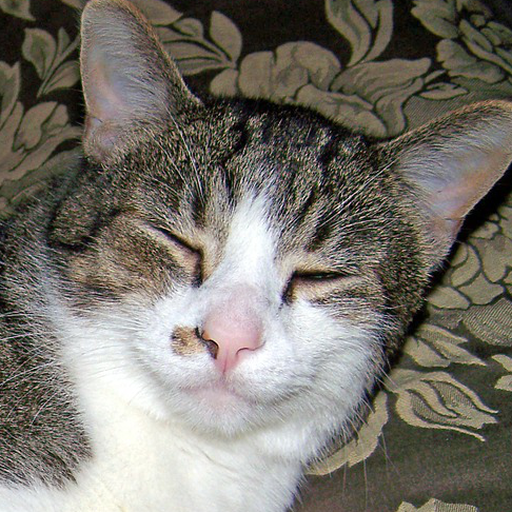
#> input picture src/cycle-diffusion/images/source/cat_org/img_cat_org_1.png, 512 x 512 px; its folder holds only this picture in this run
$ jupyter execute --allow-errors RQ1_1.ipynb   (shell and % lines are left out)
#> lines starting #> are read from the running program, lines starting #| are printed output that depends on the picture; after the words box and inside, x2 and y2 are one past the last pixel; in counts of white or black regions, pixels touching at a corner belong together
# Group 12 Mini-project: Research Question 1_1

[cell 1]
%cd ../src/cycle-diffusion

## Run

[cell 2]
import cv2
import matplotlib.pyplot as plt
import numpy as np
from skimage.io import imread
from skimage import color
from PIL import Image
import os
from tqdm import tqdm
import csv
import re

def pass_filter(img, ftype, radius=32):
    # do dft saving as complex output
    dft = np.fft.fft2(img, axes=(0,1))

    # apply shift of origin to center of image
    dft_shift = np.fft.fftshift(dft)

    # generate spectrum from magnitude image (for viewing only)
    mag = np.abs(dft_shift)
    spec = np.log(mag) / 20

    # create circle mask
    mask = np.zeros_like(img)
    cy = mask.shape[0] // 2
    cx = mask.shape[1] // 2
    cv2.circle(mask, (cx,cy), radius, (255,255,255), -1)[0]
    if ftype == 'high':
        mask = 255 - mask

    # blur the mask
    mask = cv2.GaussianBlur(mask, (19,19), 0)

    # apply mask to dft_shift
    dft_shift_masked = np.multiply(dft_shift,mask) / 255


    # shift origin from center to upper left corner
    back_ishift = np.fft.ifftshift(dft_shift)
    back_ishift_masked = np.fft.ifftshift(dft_shift_masked)


    # do idft saving as complex output
    img_back = np.fft.ifft2(back_ishift, axes=(0,1))
    img_filtered = np.fft.ifft2(back_ishift_masked, axes=(0,1))

    # combine complex real and imaginary components to form (the magnitude for) the original image again
    img_back = np.abs(img_back).clip(0,255).astype(np.uint8)
    img_filtered = np.abs(img_filtered).clip(0,255).astype(np.uint8)

    if ftype == 'high':
        img_filtered = np.abs(3*img_filtered).clip(0,255).astype(np.uint8)
    else:
        img_filtered = np.abs(img_filtered).clip(0,255).astype(np.uint8)

    return img_filtered

### Plot and save images

#> (a cell that did not finish here is left out)

[cell 4]
# [20 lines left out: function plot_3_images, not called in this run]

#> (the rest of this cell did not finish here and is left out)

[cell 5]
folder_path = "images/source/cat_org/"
#> folder_path = 'images/source/cat_org/'
num_images = 50
count = 0

# Get a sorted list of filenames in the folder based on the numbers within them
sorted_file_list = sorted(os.listdir(folder_path), key=lambda x: int(re.findall(r'\d+', x)[0]))
#> sorted_file_list = ['img_cat_org_1.png']

for i, filename in tqdm(enumerate(sorted_file_list)):
    if count >= num_images: break

    if filename.endswith(".png"):

        image_path = os.path.join(folder_path, filename)
        image = imread(image_path)
#> image is the input picture: shape (512, 512, 3); mean R, G, B 120.6, 116.4, 108.1

        # Apply the high/low pass filter and save the images.
        img_cat_low = pass_filter(image, 'low', 5)
#> in pass_filter, `spec = np.log(mag) / 20`:
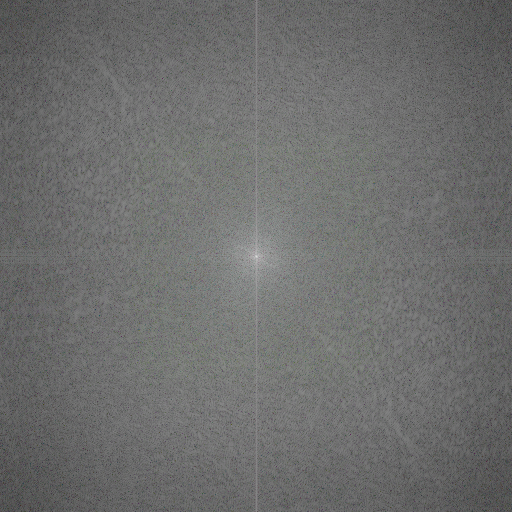
#> spec: shape (512, 512, 3) float64; mean of channels 0, 1, 2 0.43, 0.432, 0.429; drawn as R, G, B
#> in pass_filter, `cv2.circle(mask, (cx,cy), radius, (255,255,255), -1)[0]`:
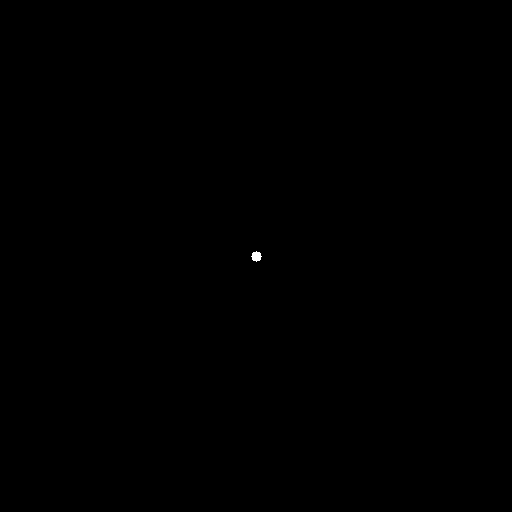
#> mask: shape (512, 512, 3); 0.03% white; 1 white region, box (x1, y1, x2, y2) and area: (251, 251, 262, 262) 81
#> in pass_filter, `img_filtered = np.abs(img_filtered).clip(0,255).astype(np.uint8)`:
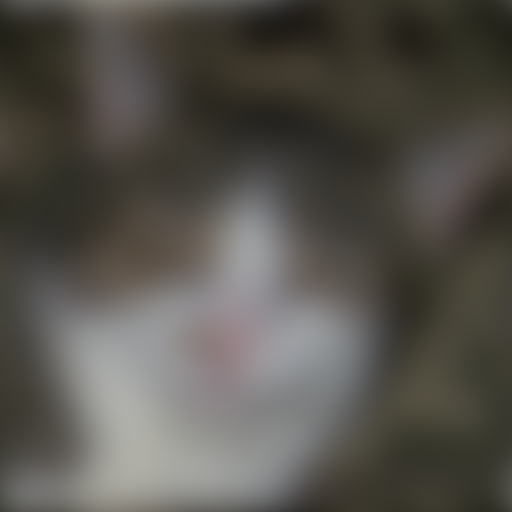
#> img_filtered: shape (512, 512, 3); mean of channels 0, 1, 2 86, 83.1, 77.1; drawn as R, G, B
        cat_low = Image.fromarray(img_cat_low)
        cat_low.save(f"images/source/cat_low/img_cat_low_{i}.png")

        img_cat_high = pass_filter(image, 'high', 10)
#> call 2 of pass_filter, with ftype = 'high', radius = 10
#> in pass_filter (call 2), `cv2.circle(mask, (cx,cy), radius, (255,255,255), -1)[0]`: mask: shape (512, 512, 3); 0.12% white; 1 white region, box (x1, y1, x2, y2) and area: (246, 246, 267, 267) 317
#> in pass_filter (call 2), `img_filtered = np.abs(img_filtered).clip(0,255).astype(np.uint8)`:
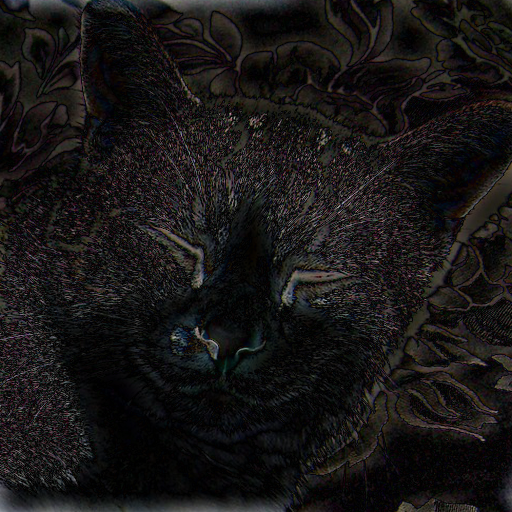
#> img_filtered: shape (512, 512, 3); mean of channels 0, 1, 2 23.6, 21.7, 21.4; drawn as R, G, B
#> in pass_filter (call 2), `img_filtered = np.abs(3*img_filtered).clip(0,255).astype(np.uint8)`:
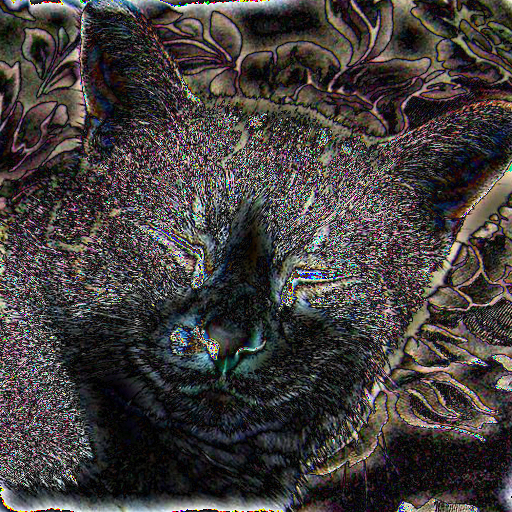
#> img_filtered: shape (512, 512, 3); mean of channels 0, 1, 2 66.6, 62, 60.9; drawn as R, G, B
        cat_high = Image.fromarray(img_cat_high)
        cat_high.save(f"images/source/cat_high/img_cat_high_{i}.png")

        count += 1

### Run cycle diffusion (DDPM)

[cell 6]
# Run to generate all dog images, can take multiple hours!
# !./experiment1_run.sh

### 1. Comparing generated images with images that were used as input
### using the Structural Similarity Index Measure (SSIM).

[cell 7]
from evaluation.utils import calculate_ssim

# Plot 2 images next to each other with the SSIM score printed underneath.
# [34 lines left out: functions plot_images, ssim_stats, not called in this run]

[cell 8]
# Get a (sorted) list of image file names in the folder
src_cat_files = sorted([f for f in os.listdir("images/source/cat_org/")], key=lambda x: int(re.findall(r'\d+', x)[0]))
#> (the rest of this cell did not finish here and is left out)

[cell 9]
# Select image number to show (number between 0 and 49)
im_num = 0

[cell 10]
# List to store the scores
ssim_high = []
ssim_low = []
ssim_src = []

# Calculate SSIM scores between the cats and the generated dogs.
#> (the rest of this cell did not finish here and is left out)

[cell 11]
print("SSIM Scores - Source cats vs generated dogs")
#> (the rest of this cell did not finish here and is left out)

### 2. Comparing generated high/low filtered dog images with dog images generated from the source

[cell 12]
# List to store the scores
scores_high = []
scores_low = []

# Calculate SSIM scores between original generated image and low / high pass filtered generated images
#> (the rest of this cell did not finish here and is left out)

[cell 13]
print("SSIM Scores - Generated images vs generated high pass filter images")
#> (the rest of this cell did not finish here and is left out)

[cell 14]
# Create a scatter plot
plt.scatter(scores_high, scores_low)

# Set plot title and labels
plt.title('SSIM Comparison: High pass vs Low pass')
plt.xlabel('SSIM High')
plt.ylabel('SSIM Low')

plt.xlim(0.1, 0.75)
plt.ylim(0.1, 0.75)

# Show the plot
plt.show()
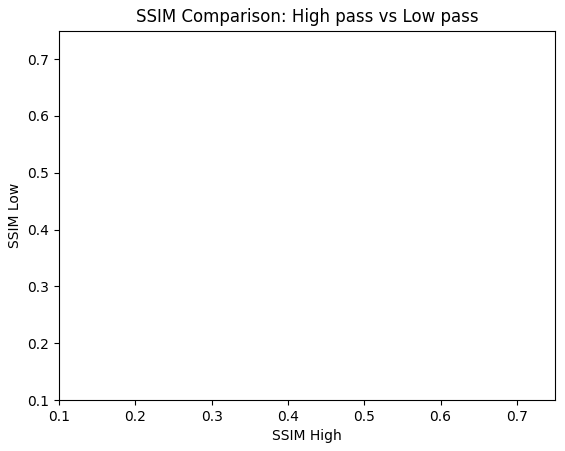
#> figure drawn by matplotlib, 1 panel

$ run again, on src/cycle-diffusion/images/source/cat_org/img_cat_org_14.png
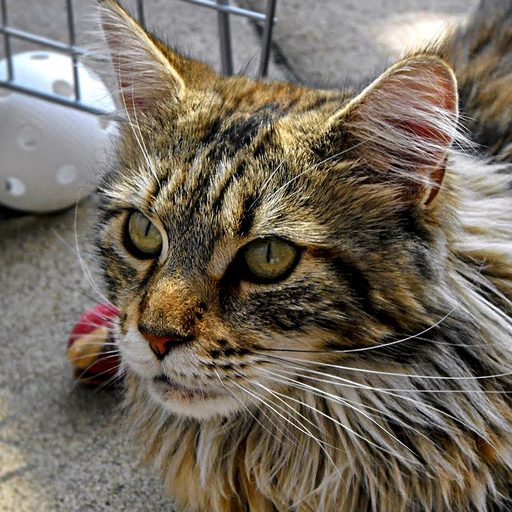
#> input picture src/cycle-diffusion/images/source/cat_org/img_cat_org_14.png, 512 x 512 px
#> folder_path = 'images/source/cat_org/'
#> sorted_file_list = ['img_cat_org_14.png']
#> image is the input picture: shape (512, 512, 3); mean R, G, B 116.4, 107.4, 94.9
#> in pass_filter, `spec = np.log(mag) / 20`:
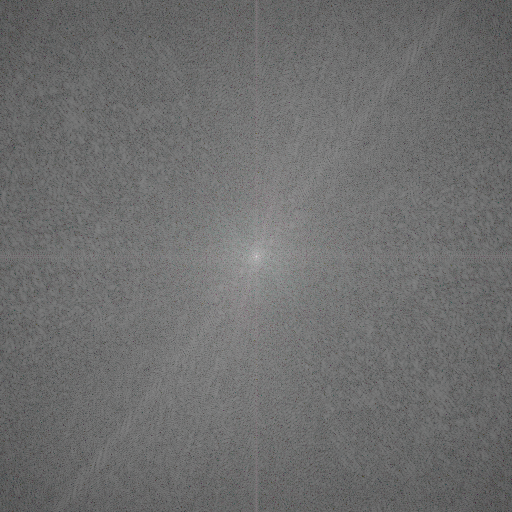
#> spec: shape (512, 512, 3) float64; mean of channels 0, 1, 2 0.434, 0.434, 0.434; drawn as R, G, B
#> mask: shape (512, 512, 3); 0.03% white; 1 white region, box (x1, y1, x2, y2) and area: (251, 251, 262, 262) 81
#> mask: shape (512, 512, 3); 0.12% white; 1 white region, box (x1, y1, x2, y2) and area: (246, 246, 267, 267) 317
#> in pass_filter (call 2), `img_filtered = np.abs(3*img_filtered).clip(0,255).astype(np.uint8)`:
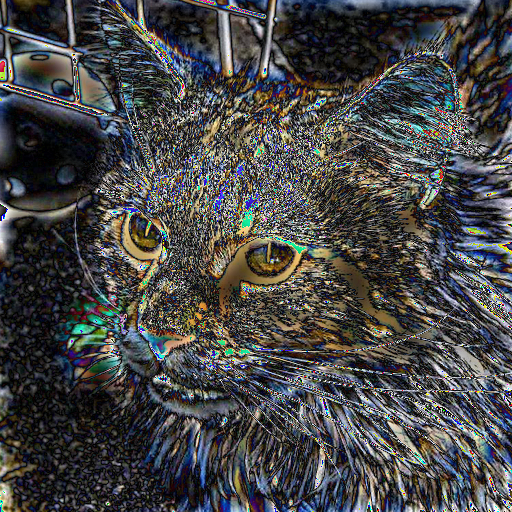
#> img_filtered: shape (512, 512, 3); mean of channels 0, 1, 2 70.5, 70.6, 71; drawn as R, G, B

$ run again, on src/cycle-diffusion/images/source/cat_org/img_cat_org_16.png
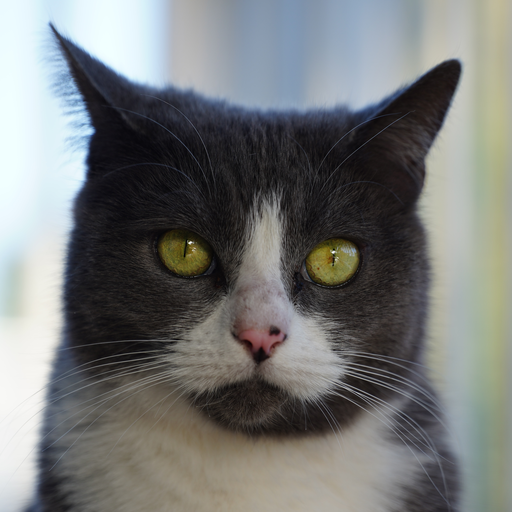
#> input picture src/cycle-diffusion/images/source/cat_org/img_cat_org_16.png, 512 x 512 px
#> folder_path = 'images/source/cat_org/'
#> sorted_file_list = ['img_cat_org_16.png']
#> image is the input picture: shape (512, 512, 3); mean R, G, B 117.9, 120, 119
#> in pass_filter, `spec = np.log(mag) / 20`:
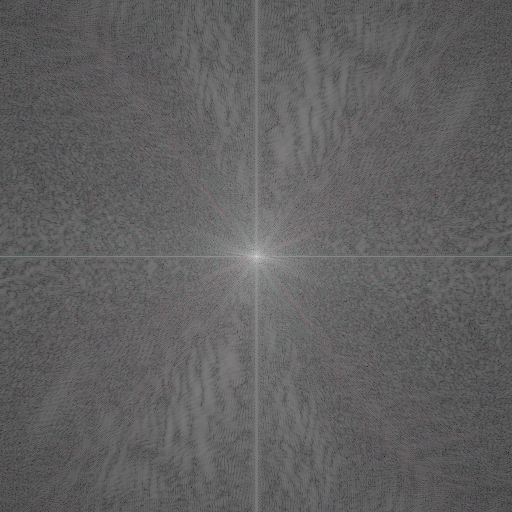
#> spec: shape (512, 512, 3) float64; mean of channels 0, 1, 2 0.382, 0.38, 0.382; drawn as R, G, B
#> mask: shape (512, 512, 3); 0.03% white; 1 white region, box (x1, y1, x2, y2) and area: (251, 251, 262, 262) 81
#> mask: shape (512, 512, 3); 0.12% white; 1 white region, box (x1, y1, x2, y2) and area: (246, 246, 267, 267) 317
#> in pass_filter (call 2), `img_filtered = np.abs(3*img_filtered).clip(0,255).astype(np.uint8)`:
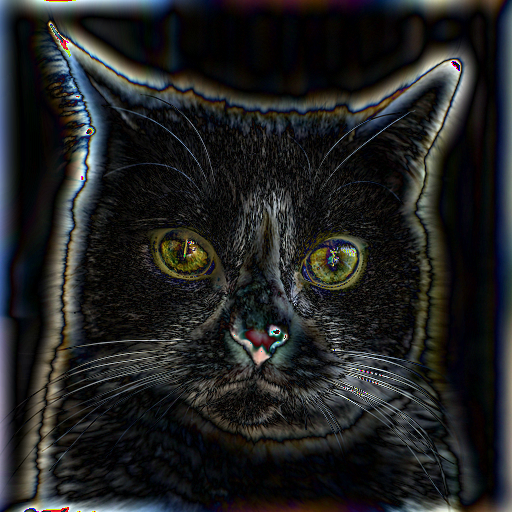
#> img_filtered: shape (512, 512, 3); mean of channels 0, 1, 2 32.9, 34, 34; drawn as R, G, B

$ run again, on src/cycle-diffusion/images/source/cat_org/img_cat_org_17.png
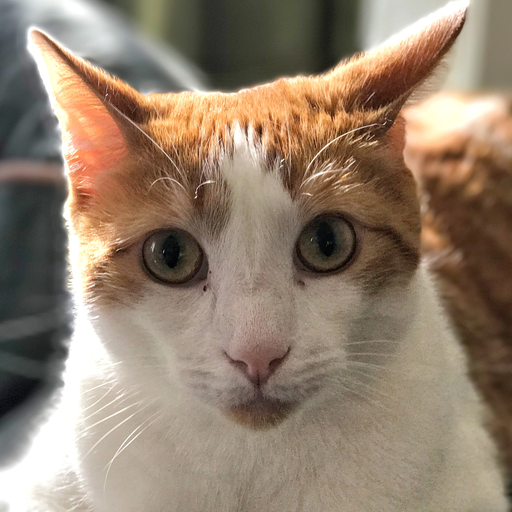
#> input picture src/cycle-diffusion/images/source/cat_org/img_cat_org_17.png, 512 x 512 px
#> folder_path = 'images/source/cat_org/'
#> sorted_file_list = ['img_cat_org_17.png']
#> image is the input picture: shape (512, 512, 3); mean R, G, B 146.6, 127.9, 109.3
#> in pass_filter, `spec = np.log(mag) / 20`:
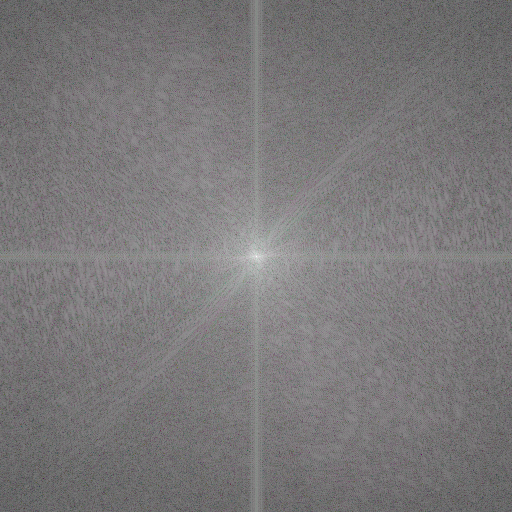
#> spec: shape (512, 512, 3) float64; mean of channels 0, 1, 2 0.399, 0.391, 0.396; drawn with min black and max white
#> mask: shape (512, 512, 3); 0.03% white; 1 white region, box (x1, y1, x2, y2) and area: (251, 251, 262, 262) 81
#> mask: shape (512, 512, 3); 0.12% white; 1 white region, box (x1, y1, x2, y2) and area: (246, 246, 267, 267) 317
#> in pass_filter (call 2), `img_filtered = np.abs(3*img_filtered).clip(0,255).astype(np.uint8)`:
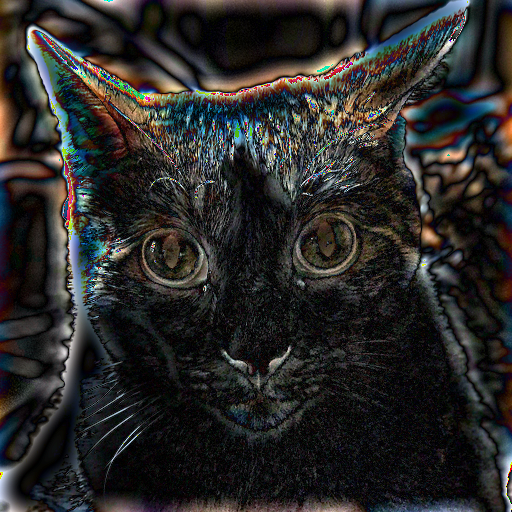
#> img_filtered: shape (512, 512, 3); mean of channels 0, 1, 2 41.7, 41, 40; drawn as R, G, B
